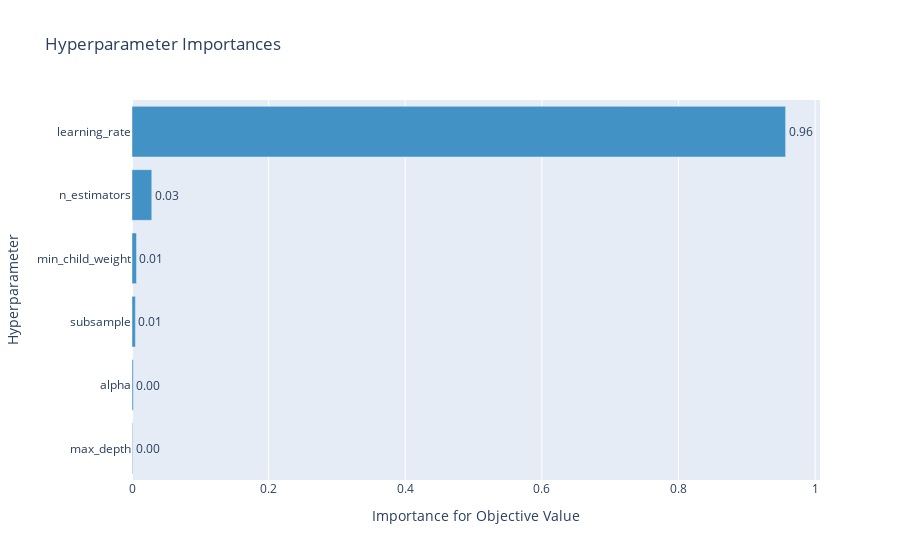

The notebook cell this image was saved under:
### Code cell
optuna.visualization.plot_param_importances(studyXGB_lunch)

### Figure 1 — Plotly figure (JSON) as saved in the notebook; plotly's stock layout.template omitted (floating-point values rounded to 4 significant figures)
{"data": [{"cliponaxis": false, "hovertemplate": ["max_depth (IntUniformDistribution): 0.0008747600037887182<extra></extra>", "alpha (LogUniformDistribution): 0.0018298931642981636<extra></extra>", "subsample (LogUniformDistribution): 0.005006812415352193<extra></extra>", "min_child_weight (IntUniformDistribution): 0.006552333081625961<extra></extra>", "n_estimators (IntUniformDistribution): 0.028946334133511036<extra></extra>", "learning_rate (LogUniformDistribution): 0.9567898672014239<extra></extra>"], "marker": {"color": "rgb(66,146,198)"}, "orientation": "h", "text": ["0.0008747600037887182", "0.0018298931642981636", "0.005006812415352193", "0.006552333081625961", "0.028946334133511036", "0.9567898672014239"], "textposition": "outside", "texttemplate": "%{text:.2f}", "type": "bar", "x": [0.0008748, 0.00183, 0.005007, 0.006552, 0.02895, 0.9568], "y": ["max_depth", "alpha", "subsample", "min_child_weight", "n_estimators", "learning_rate"]}], "layout": {"autosize": true, "showlegend": false, "title": {"text": "Hyperparameter Importances"}, "xaxis": {"autorange": true, "range": [0, 1.007], "title": {"text": "Importance for Objective Value"}, "type": "linear"}, "yaxis": {"autorange": true, "range": [-0.5, 5.5], "title": {"text": "Hyperparameter"}, "type": "category"}}}
